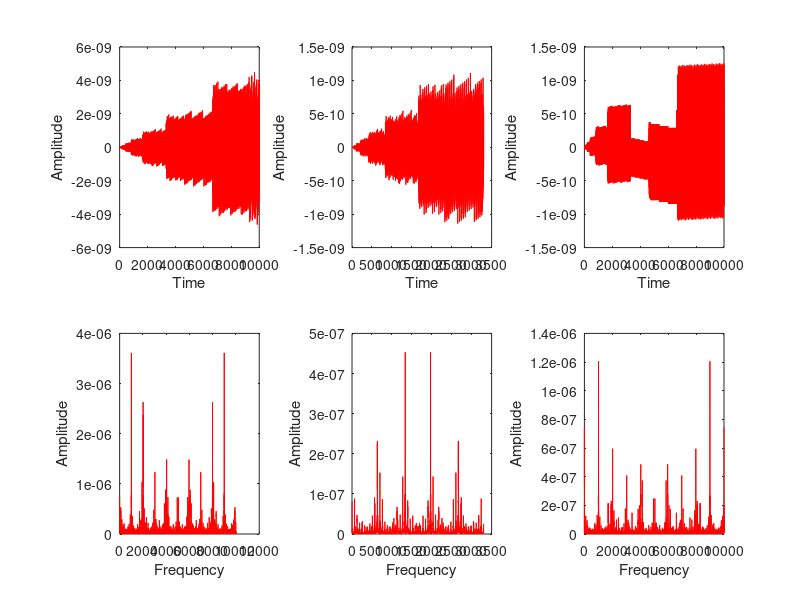

MATLAB code for this plot:
% Title: Fast Fourier Transform of given signals
% Aim: To prove that FFT can not identify change in sequence.
% Programmer name: Ashish Ashok Gopal, 1702005, FY MTech
% Department: Department of Electronics Engineering
% Mentor: Dr. Nirmal, HOD
% Department: Department of Electronics Engineering
% Date: 26/09/2017

% ***************Program starts here*************************

% Frequency signals declarations
f1 = 50;    % 50 Hz
f2 = 18;    % 18 Hz
f3 = 25;    % 25 Hz

% Signal duration declarations
t = 0:1:10000;
t1 = 0:1:3300;
t2 = 3301:1:6600;
t3 = 6601:1:10000;
t4 = [t1 t2 t3];        % Combined time duration

% Amplitude declarations
A = 10;     % in Volts
B = 10;     % in Volts
C = 10;     % in Volts

% Signal description
% Generating Signal I
X = A*sin(2*pi*f1*t) + B*sin(2*pi*f2*t) + C*sin(2*pi*f3*t);

% Generating Signal II
x1 = A*sin(2*pi*f1*t1) + B*sin(2*pi*f2*t1) + C*sin(2*pi*f3*t1);

% Generating Signal III
p1 = A*sin(2*pi*f1*t1);
p2 = B*sin(2*pi*f2*t2);
p3 = C*sin(2*pi*f3*t3);
x2 = [p1 p2 p3];

% Applying FFT
Y = fft(X);     % FFT of Signal I
y1 = fft(x1);   % FFT of Signal II
y2 = fft(x2);   % FFT of Signal III

% Main figure details
figure('Name','FFT of Signals');

% Plotting Figure I and its FFT
subplot(2,3,1);
plot(t,X,'r');
xlabel("Time");
ylabel("Amplitude");
subplot(2,3,4);
plot(abs(Y),'r');
xlabel("Frequency");
ylabel("Amplitude");

% Plotting Figure II and its FFT
subplot(2,3,2);
plot(t1,x1,'r');
xlabel("Time");
ylabel("Amplitude");
subplot(2,3,5);
plot(abs(y1),'r');
xlabel("Frequency");
ylabel("Amplitude");

% Plotting Figure III and its FFT
subplot(2,3,3);
plot(t,x2,'r');
xlabel("Time");
ylabel("Amplitude");
subplot(2,3,6);
plot(t,abs(y2),'r');
xlabel("Frequency");
ylabel("Amplitude");

% ***************Program ends here***************************